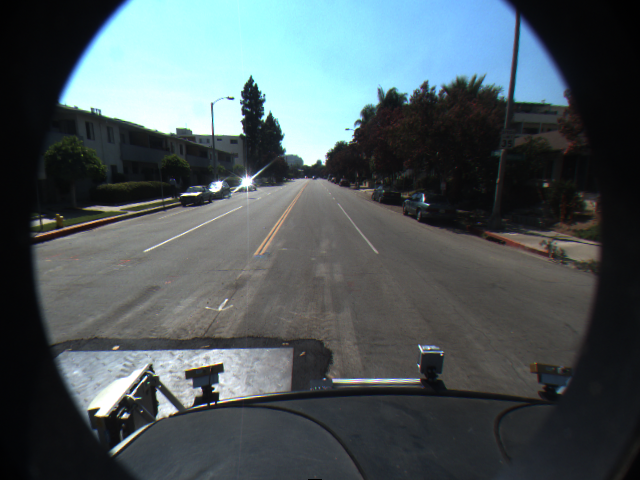
#> input picture images/lane_detection/f00000.png, 640 x 480 px
$ jupyter execute assignment05.ipynb   (shell and % lines are left out)   (text cells are left out)
#> lines starting #> are read from the running program, lines starting #| are printed output that depends on the picture; pictures that were not available may be replaced by others from this repository, and a replacement may not be noted
[cell 1]
import matplotlib.pyplot as plt
from skimage import io, color
import numpy as np
import matplotlib.patches as patches

# Chose other images if you like
lane1 = io.imread('images/lane_detection/f00000.png')
#> lane1 is the input picture: shape (480, 640, 3); mean R, G, B 76.8, 88.1, 91.5
lane2 = io.imread('images/lane_detection/f00001.png')
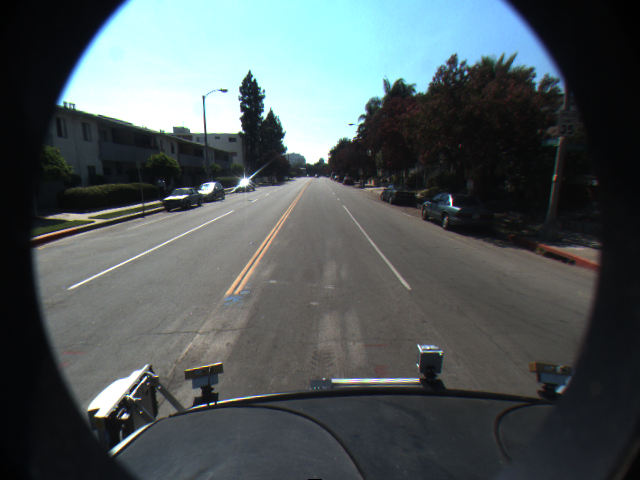
#> input picture images/lane_detection/f00001.png, 640 x 480 px
#> lane2 is the input picture: shape (480, 640, 3); mean R, G, B 79.4, 88.4, 90

copter1 = io.imread('images/copter_flight/frame050.jpg')
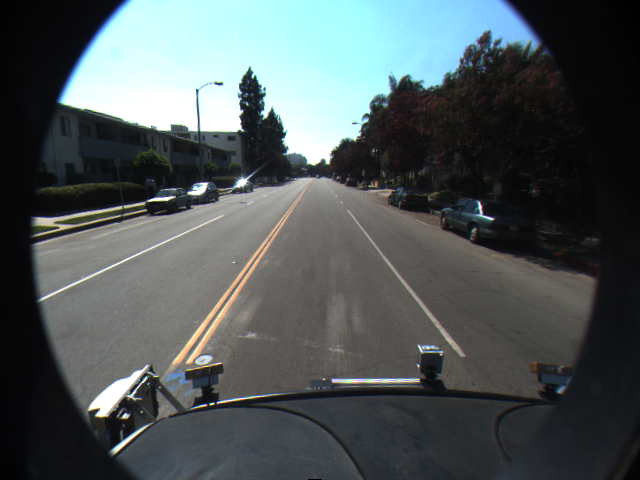
#> input picture images/lane_detection/f00002.png, 640 x 480 px, given in place of frame050.jpg, which was not available
#> copter1 is the input picture: shape (480, 640, 3); mean R, G, B 79, 87.3, 88.4
copter2 = io.imread('images/copter_flight/frame052.jpg')
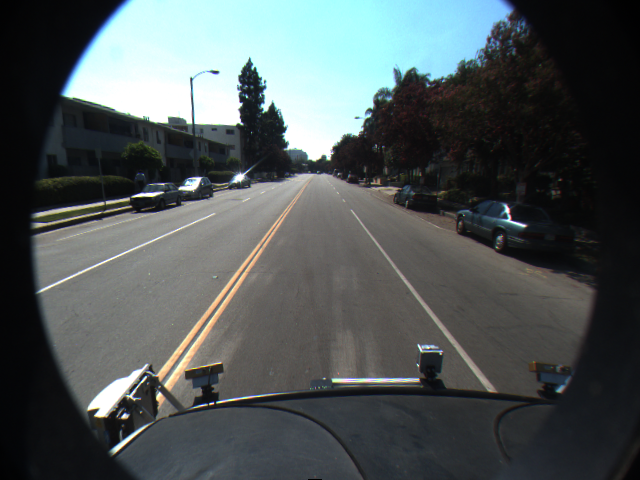
#> input picture images/lane_detection/f00003.png, 640 x 480 px, given in place of frame052.jpg, which was not available
#> copter2 is the input picture: shape (480, 640, 3); mean R, G, B 78.9, 86.2, 86.8


fig = plt.figure(figsize=(15, 10))
ax11 = plt.subplot(2, 2, 1)
ax12 = plt.subplot(2, 2, 2)
ax21 = plt.subplot(2, 2, 3)
ax22 = plt.subplot(2, 2, 4)

ax11.imshow(lane1)
ax12.imshow(lane2)

ax21.imshow(copter1)
ax22.imshow(copter2)
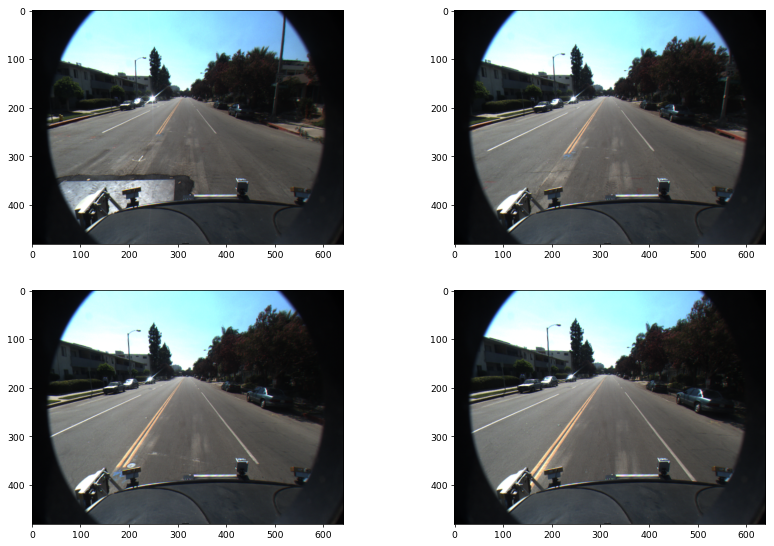
#> figure drawn by matplotlib, 4 panels

[cell 2]
# code here

[cell 3]
from scipy import ndimage
import cv2
import numpy as np

sobel_x = np.array([[-1, 0, 1], [-2, 0, 2], [-1, 0, 1]])
sobel_y = np.array([[1, 2, 1], [0, 0, 0], [-1, -2, -1]])

def harris_corner_detection(img, k=0.03, threshold=0.01):
    gray=color.rgb2gray(img)

    Ix = ndimage.filters.convolve(gray, sobel_x)
    Iy = ndimage.filters.convolve(gray, sobel_y)

    Ixx = Ix * Ix
    Iyy = Iy * Iy
    Ixy = Ix * Iy

    Sxx = cv2.GaussianBlur(Ixx, (3, 3), sigmaX=1)
    Syy = cv2.GaussianBlur(Iyy, (3, 3), sigmaX=1)
    Sxy = cv2.GaussianBlur(Ixy, (3, 3), sigmaX=1)

    det_H = (Sxx * Syy) - (Sxy ** 2)
    trace_H = Sxx + Syy
    R = det_H - k * (trace_H ** 2)

    R_max = np.max(R)
    corners = np.zeros_like(R)
    corners[R > threshold * R_max] = 255

    # you can shrink them as you like
    dilated = cv2.dilate(R, None)
    cleaned = cv2.erode(dilated, None)
    corners = np.uint8(R == cleaned) * corners

    image_with_corners = np.copy(img)
    image_with_corners[corners > 0] = [255, 0, 0]

    return image_with_corners

[cell 4]
fig, axs = plt.subplots(2,2, figsize=(15, 10), facecolor='w', edgecolor='k')
axs = axs.ravel()

for i, pic in enumerate([lane1, lane2, copter1, copter2]):
    pic_with_corners = harris_corner_detection(pic)
    axs[i].imshow(pic_with_corners)
#> this loop made 4 passes
#> R_max in harris_corner_detection on passes 1 to 4: 6.33, 7.76, 7.06, 5.35
#> pass 1, in harris_corner_detection, `gray=color.rgb2gray(img)`:
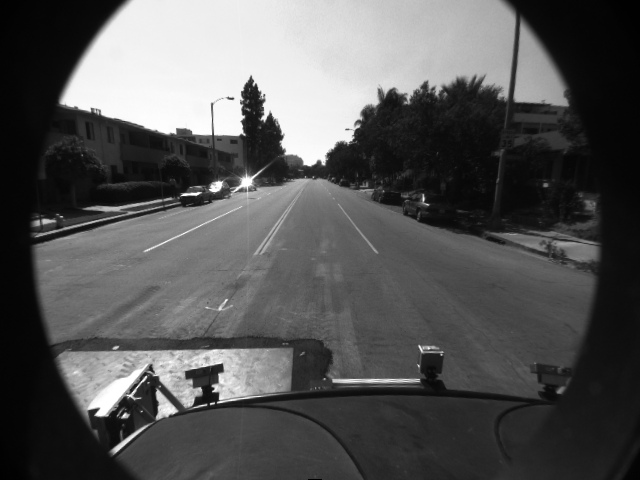
#> gray: shape (480, 640) float64; min 0, max 1, mean 0.337
#> pass 1, in harris_corner_detection, `Ix = ndimage.filters.convolve(gray, sobel_x)`:
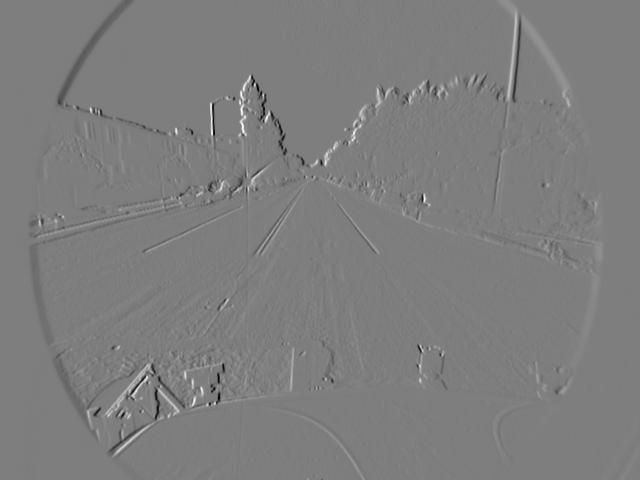
#> Ix: shape (480, 640) float64; min -2.99, max 3.05, mean -0.000261; drawn with min black and max white
#> pass 1, in harris_corner_detection, `Iy = ndimage.filters.convolve(gray, sobel_y)`:
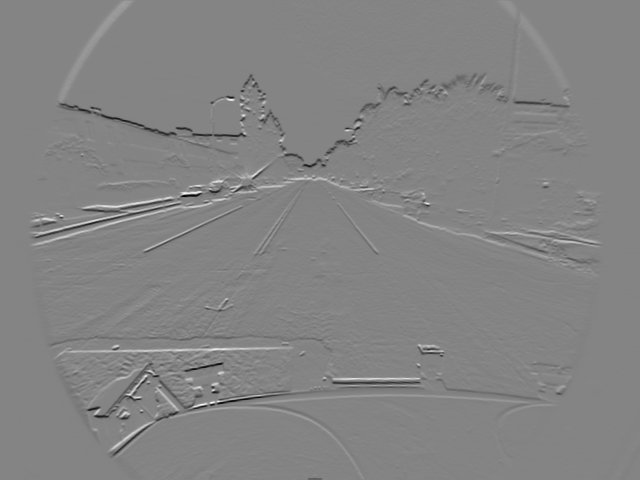
#> Iy: shape (480, 640) float64; min -3.5, max 3.25, mean -0.00576; drawn with min black and max white
#> pass 1, in harris_corner_detection, `Ixx = Ix * Ix`:
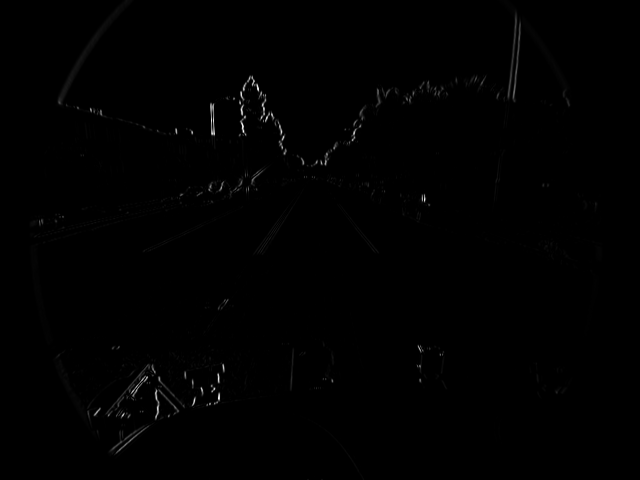
#> Ixx: shape (480, 640) float64; min 0, max 9.27, mean 0.0373; drawn with min black and max white
